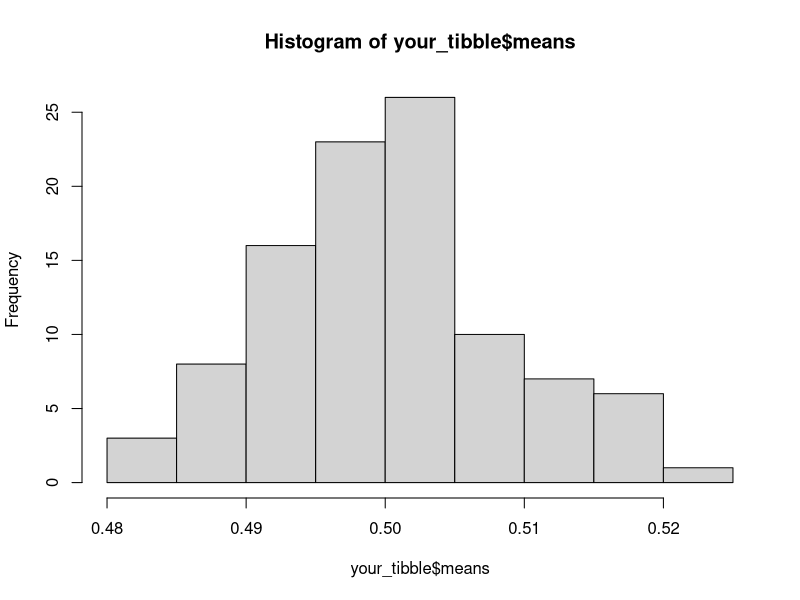

This chart was generated by the following R code:
## ---- chunk 1
knitr::opts_chunk$set(echo = TRUE, message = FALSE, warning = FALSE)
## ---- chunk 2
library(magrittr)

## consider for example
a <- 10
b <- sqrt(log(a+2)) ## this is a trivial nested function ...

## with pipes I could write the same as 
b1 <- a %>% add(2) %>% log(.) %>% sqrt(.)

## the "dot" represent what is coming from the pipe

## ---- chunk 3
library(tidyverse)

## here I create a dummy table
my_first_tibble <- tibble(names = c("One","Two"),
                          counts = c(1,2))

my_first_tibble

## ---- chunk 4
## this is a dummy matrix to be used just as an example
a_matrix <- matrix(1:4, nrow = 2)

## I'm adding here a 2 element column which combines twice the matrix
my_first_tibble$tables <- list(a_matrix,a_matrix)

## I'm doing that with the data carpentry machinery
my_first_tibble <- my_first_tibble %>% 
  add_column(other_tables = list(a_matrix,a_matrix))


my_first_tibble

## ---- chunk 5
## in R there is a specifica function called determinat to do that
?determinant
## ---- chunk 6
my_first_tibble <- 
  my_first_tibble %>% 
  mutate(determinant = map(tables, function(x) determinant(x)))

my_first_tibble
## ---- chunk 7
## this is the determinant of the first matrix
my_first_tibble$determinant[[1]]
## ---- chunk 8
Sample <- paste0("s",1:100)
## ---- chunk 9
your_tibble <- tibble(sample = Sample)

your_tibble
## ---- chunk 10
your_tibble <- your_tibble %>% 
  mutate(random = map(sample, function(x) runif(1000)))

your_tibble
## ---- chunk 11
your_tibble <- your_tibble %>% 
  mutate(means = map_dbl(random, function(l) mean(l)))
## ---- chunk 12
hist(your_tibble$means)
